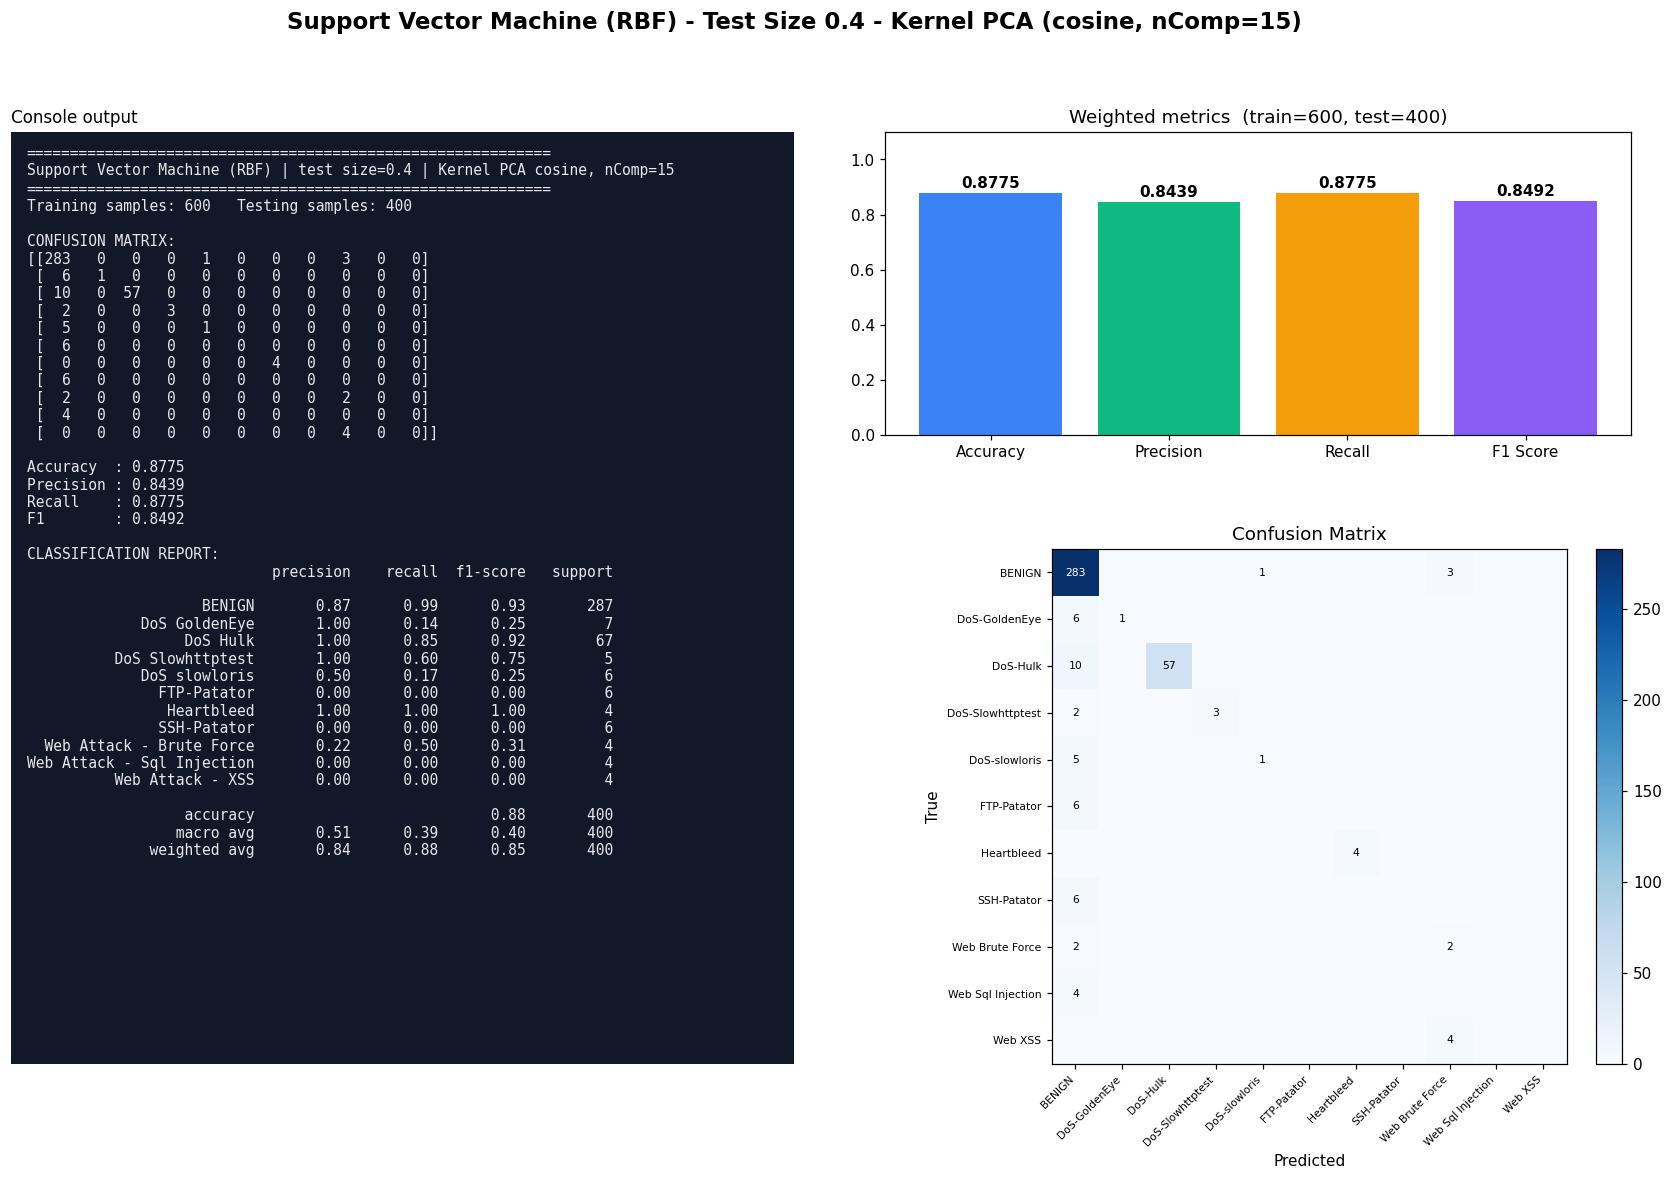

Source code (Python):
#!/usr/bin/env python3
"""Support Vector Machine (RBF) | Test size 0.4 | Kernel PCA kernel=cosine, n_components=15
CIC-IDS2017 (Tue+Wed+Thu-morning) 1000-row stratified sample.
Run in any IDE (Spyder / VS Code / PyCharm / Jupyter): open the file and press Run, no arguments needed.
Saves next to this file: 'Test0.4_nComp15_SVM.jpg' - one image with the console output (confusion matrix, metrics, classification report) plus charts."""
import json, os
import numpy as np
import matplotlib.pyplot as plt
from sklearn.decomposition import KernelPCA
from sklearn.svm import SVC
from sklearn.metrics import (accuracy_score, classification_report, confusion_matrix,
                             f1_score, precision_score, recall_score)
from sklearn.model_selection import train_test_split
from sklearn.preprocessing import StandardScaler

TEST_SIZE, KERNEL, N_COMP, ALG, ALG_NAME = 0.4, "cosine", 15, "SVM", "Support Vector Machine (RBF)"
try:
    HERE = os.path.dirname(os.path.abspath(__file__))
except NameError:                      # Jupyter / interactive console
    HERE = os.getcwd()
def _find_root():                      # folder that contains data/sample.npz (works from any working directory)
    for p in (HERE, os.path.join(HERE, ".."), os.path.join(HERE, "..", ".."), os.getcwd()):
        if os.path.exists(os.path.join(p, "data", "sample.npz")):
            return os.path.abspath(p)
    raise FileNotFoundError("data/sample.npz not found - run prepare_data.py or keep the repo folder structure")
ROOT = _find_root()
tag = f"Test{TEST_SIZE}_nComp{N_COMP}_{ALG}"

# 1. LOAD cached, cleaned sample (see prepare_data.py)
d = np.load(os.path.join(ROOT, "data", "sample.npz"), allow_pickle=True)
X, y, class_names = d["X"], d["y"], [str(c).replace("�", "-") for c in d["classes"]]

# 2. SPLIT
X_train, X_test, y_train, y_test = train_test_split(
    X, y, test_size=TEST_SIZE, random_state=42, stratify=y)

# 3. SCALE (fit on train only)
scaler = StandardScaler()
X_train = scaler.fit_transform(X_train); X_test = scaler.transform(X_test)

# 4. DIMENSIONALITY REDUCTION: Kernel PCA (fit on train only; gamma = sklearn default 1/n_features)
kpca = KernelPCA(n_components=N_COMP, kernel=KERNEL, random_state=0)
X_train = kpca.fit_transform(X_train); X_test = kpca.transform(X_test)

# 5. CLASSIFIER
classifier = SVC(kernel="rbf", C=1.0, gamma="scale", random_state=0)
classifier.fit(X_train, y_train)
y_pred = classifier.predict(X_test)

# 6. METRICS
labels = np.arange(len(class_names))
cm = confusion_matrix(y_test, y_pred, labels=labels)
res = dict(test_size=TEST_SIZE, kernel=KERNEL, n_components=N_COMP, algorithm=ALG, model=ALG_NAME,
           n_train=int(len(y_train)), n_test=int(len(y_test)),
           accuracy=accuracy_score(y_test, y_pred),
           precision=precision_score(y_test, y_pred, average="weighted", zero_division=0),
           recall=recall_score(y_test, y_pred, average="weighted", zero_division=0),
           f1=f1_score(y_test, y_pred, average="weighted", zero_division=0))
report = classification_report(y_test, y_pred, labels=labels, target_names=class_names, zero_division=0)
lines = ["=" * 60, f"{ALG_NAME} | test size={TEST_SIZE} | Kernel PCA {KERNEL}, nComp={N_COMP}", "=" * 60,
         f"Training samples: {len(y_train)}   Testing samples: {len(y_test)}", "", "CONFUSION MATRIX:", np.array2string(cm), ""]
for k in ("accuracy", "precision", "recall", "f1"): lines.append(f"{k.capitalize():10s}: {res[k]:.4f}")
lines += ["", "CLASSIFICATION REPORT:", report]
console_output = "\n".join(lines); print(console_output)

# 7. VISUAL OUTPUT: console output + charts in ONE image (real results only)
short = [c.replace("Web Attack - ", "Web ").replace("DoS ", "DoS-") for c in class_names]
fig = plt.figure(figsize=(19, 11), dpi=110)
gs = fig.add_gridspec(2, 2, width_ratios=[1.05, 1], height_ratios=[1, 1.7], hspace=0.28, wspace=0.12)
fig.suptitle(f"{ALG_NAME} - Test Size {TEST_SIZE} - Kernel PCA ({KERNEL}, nComp={N_COMP})", fontsize=15, fontweight="bold")
axt = fig.add_subplot(gs[:, 0]); axt.set_facecolor("#111827"); axt.set_xticks([]); axt.set_yticks([])
for sp in axt.spines.values(): sp.set_visible(False)
axt.text(0.02, 0.985, console_output, family="monospace", fontsize=9.6, color="#e5e7eb", va="top", ha="left", transform=axt.transAxes)
axt.set_title("Console output", loc="left", fontsize=11)
ax0 = fig.add_subplot(gs[0, 1]); ax1 = fig.add_subplot(gs[1, 1])
names = ["Accuracy", "Precision", "Recall", "F1 Score"]; vals = [res["accuracy"], res["precision"], res["recall"], res["f1"]]
bars = ax0.bar(names, vals, color=["#3b82f6", "#10b981", "#f59e0b", "#8b5cf6"])
ax0.set_ylim(0, 1.1); ax0.set_title(f"Weighted metrics  (train={res['n_train']}, test={res['n_test']})")
for b in bars: ax0.text(b.get_x() + b.get_width() / 2, b.get_height() + .02, f"{b.get_height():.4f}", ha="center", fontweight="bold")
im = ax1.imshow(cm, cmap="Blues"); fig.colorbar(im, ax=ax1, fraction=.046, pad=.04)
ax1.set_xticks(labels); ax1.set_yticks(labels); ax1.set_xticklabels(short, rotation=45, ha="right", fontsize=7); ax1.set_yticklabels(short, fontsize=7)
ax1.set_xlabel("Predicted"); ax1.set_ylabel("True"); ax1.set_title("Confusion Matrix")
for a in labels:
    for b_ in labels:
        if cm[a, b_]: ax1.text(b_, a, cm[a, b_], ha="center", va="center", fontsize=7, color="white" if cm[a, b_] > cm.max() / 2 else "black")
plt.savefig(os.path.join(HERE, tag + ".jpg"), format="jpg", bbox_inches="tight")
if os.environ.get("ACN_NO_SHOW") != "1": plt.show()   # IDEs display the image; run_all.py disables this
plt.close()

os.makedirs(os.path.join(ROOT, "results", "json"), exist_ok=True)
with open(os.path.join(ROOT, "results", "json", tag + ".json"), "w") as f: json.dump(res, f)
